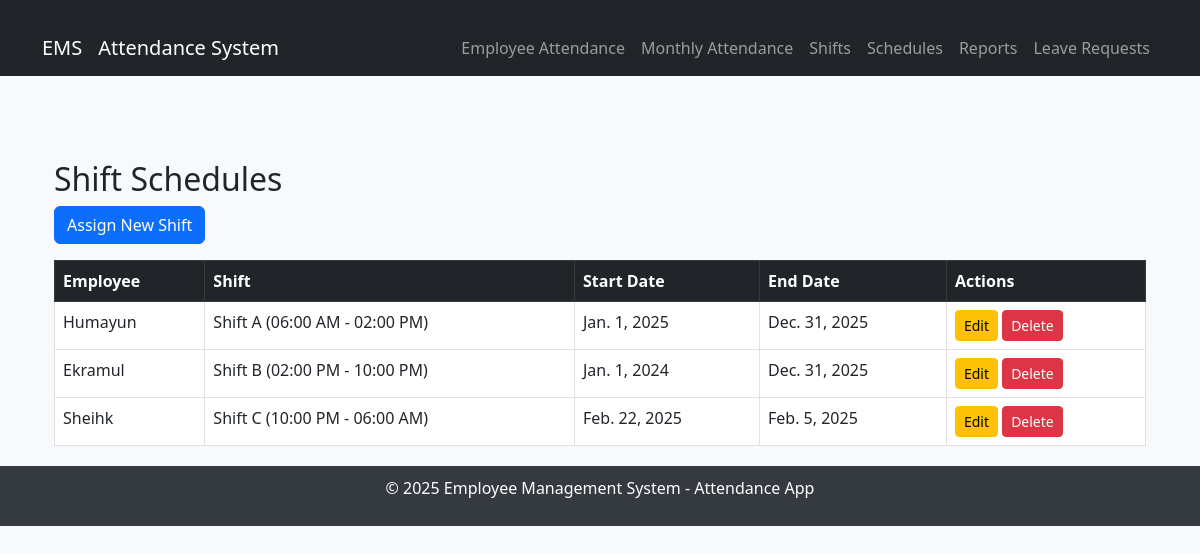
The page /attendance/schedules/ on the database its author committed.
### attendance/models.py (models this page shows, shortened)
class ShiftSchedule(models.Model):
    employee = models.ForeignKey(Employee, on_delete=models.CASCADE)
    shift = models.ForeignKey(Shift, on_delete=models.CASCADE)
    start_date = models.DateField()
    end_date = models.DateField()
    created_at = models.DateTimeField(auto_now_add=True)
    updated_at = models.DateTimeField(auto_now=True)

class Shift(models.Model):
    SHIFT_CHOICES =[
        ("A", "Shift A (06:00 AM - 02:00 PM)"),
        ("B", "Shift B (02:00 PM - 10:00 PM)"),
        ("C", "Shift C (10:00 PM - 06:00 AM)"),
    ]
    name = models.CharField(max_length=1, choices=SHIFT_CHOICES, unique=True)
    start_time = models.TimeField()
    end_time = models.TimeField()

### employees/models.py (models this page shows, shortened)
class Employee(models.Model):
    user = models.OneToOneField(User, on_delete=models.CASCADE, null=True, blank=True)
    employee_id = models.CharField(max_length=20)
    name = models.CharField(max_length=255)
    join_date = models.DateField()
    date_of_birth = models.DateField()
    floor = models.ForeignKey(Floor, on_delete=models.SET_NULL, null=True)
    department = models.ForeignKey(Department, on_delete=models.SET_NULL, null=True)
    position = models.ForeignKey(Position, on_delete=models.SET_NULL, null=True)
    salary = models.ForeignKey(Salary, on_delete=models.SET_NULL, null=True)

### attendance/views.py (the view)
# urls.py: path('schedules/', ShiftScheduleListView.as_view(), name='schedule_list'),
class ShiftScheduleListView(ListView):
    model = ShiftSchedule
    template_name = 'attendance/shift_schedule/schedule_list.html'
    context_object_name = 'schedules'

### attendance/templates/attendance/shift_schedule/schedule_list.html (shortened to what this page needs)
{% extends 'attendance/base.html' %}
{% block content %}
<div class="container mt-4">
    <h2>Shift Schedules</h2>
    <a href="{% url 'schedule_create' %}" class="btn btn-primary mb-3">Assign New Shift</a>
    <table class="table table-bordered">
        <thead class="table-dark">
            <tr>
                <th>Employee</th>
                <th>Shift</th>
                <th>Start Date</th>
                <th>End Date</th>
                <th>Actions</th>
            </tr>
        </thead>
        <tbody>
            {% for schedule in schedules %}
            <tr>
                <td>{{ schedule.employee.name }}</td>
                <td>{{ schedule.shift.get_name_display }}</td>
                <td>{{ schedule.start_date }}</td>
                <td>{{ schedule.end_date }}</td>
                <td>
                    <a href="{% url 'schedule_edit' schedule.id %}" class="btn btn-warning btn-sm">Edit</a>
                    <a href="{% url 'schedule_delete' schedule.id %}" class="btn btn-danger btn-sm">Delete</a>
                </td>
            </tr>
            {% empty %}
            <tr>
                <td colspan="5" class="text-center">No shift schedules available.</td>
            </tr>
            {% endfor %}
        </tbody>
    </table>
</div>
{% endblock %}

### attendance/templates/attendance/base.html (style rules this page uses)
body { background-color: #f8f9fa; }
.container { padding-top: 20px; }

### rows shown on the page
ShiftSchedule: employee.name "Humayun", shift.name "Shift A (06:00 AM - 02:00 PM)", start_date "Jan. 1, 2025", end_date "Dec. 31, 2025"
ShiftSchedule: employee.name "Ekramul", shift.name "Shift B (02:00 PM - 10:00 PM)", start_date "Jan. 1, 2024", end_date "Dec. 31, 2025"
ShiftSchedule: employee.name "Sheihk", shift.name "Shift C (10:00 PM - 06:00 AM)", start_date "Feb. 22, 2025", end_date "Feb. 5, 2025"
